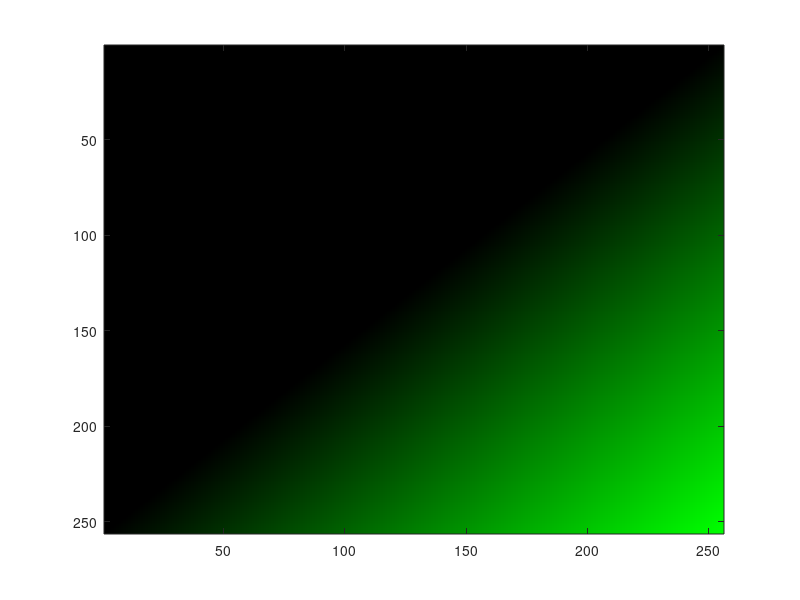

MATLAB code to generate this figure:
clear all; clc
x=zeros(256,256,3);

for r=256:-1:1
    for c=1:256
    x(r,c,2)=((c-1)/255)-(1-(r-1)/255);
    end
end

imagesc(x)